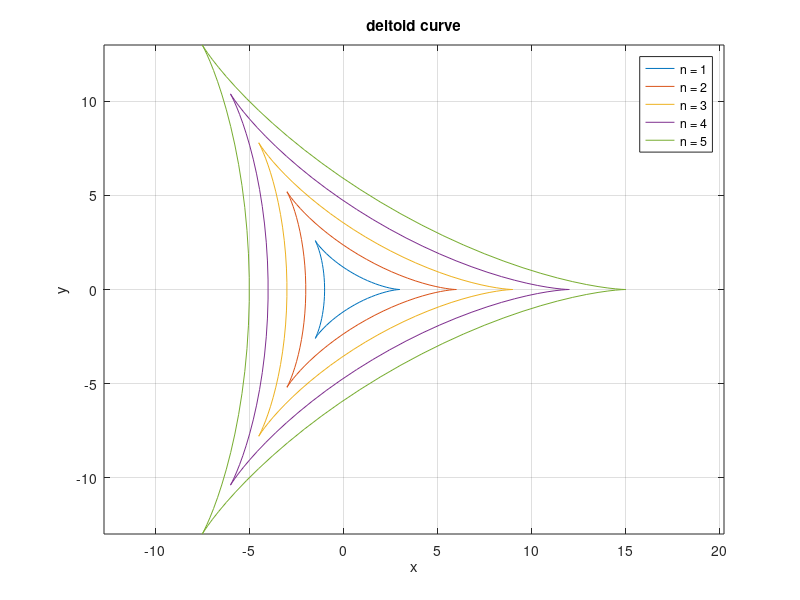

MATLAB code for this plot:
% deltoid curve
t = linspace(0,2*pi,100);
labels = {};
for n = 1:5
    plot(2*n*cos(t).*(1+cos(t))-n,2*n*sin(t).*(1-cos(t)))
    hold on
    grid on
    axis equal
    xlabel('x')
    ylabel('y')
    labels{n} = ['n = ' num2str(n)];
end
title('deltoid curve')
legend(labels)